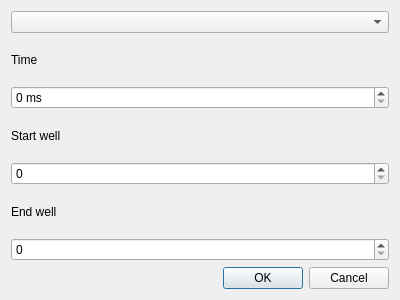
<?xml version="1.0" encoding="UTF-8"?>
<ui version="4.0">
 <class>addTray</class>
 <widget class="QDialog" name="addTray">
  <property name="geometry">
   <rect>
    <x>0</x>
    <y>0</y>
    <width>400</width>
    <height>300</height>
   </rect>
  </property>
  <property name="windowTitle">
   <string>Dialog</string>
  </property>
  <layout class="QVBoxLayout" name="verticalLayout_2">
   <item>
    <widget class="QComboBox" name="comboBox"/>
   </item>
   <item>
    <widget class="QLabel" name="label">
     <property name="text">
      <string>Time</string>
     </property>
    </widget>
   </item>
   <item>
    <widget class="QSpinBox" name="timeSpinbox">
     <property name="suffix">
      <string> ms</string>
     </property>
    </widget>
   </item>
   <item>
    <widget class="QLabel" name="label_2">
     <property name="text">
      <string>Start well</string>
     </property>
    </widget>
   </item>
   <item>
    <widget class="QSpinBox" name="startSpinbox"/>
   </item>
   <item>
    <widget class="QLabel" name="label_3">
     <property name="text">
      <string>End well</string>
     </property>
    </widget>
   </item>
   <item>
    <widget class="QSpinBox" name="endSpinbox"/>
   </item>
   <item>
    <widget class="QDialogButtonBox" name="confirm">
     <property name="orientation">
      <enum>Qt::Horizontal</enum>
     </property>
     <property name="standardButtons">
      <set>QDialogButtonBox::Cancel|QDialogButtonBox::Ok</set>
     </property>
    </widget>
   </item>
  </layout>
 </widget>
 <resources/>
 <connections>
  <connection>
   <sender>confirm</sender>
   <signal>accepted()</signal>
   <receiver>addTray</receiver>
   <slot>accept()</slot>
   <hints>
    <hint type="sourcelabel">
     <x>248</x>
     <y>254</y>
    </hint>
    <hint type="destinationlabel">
     <x>157</x>
     <y>274</y>
    </hint>
   </hints>
  </connection>
  <connection>
   <sender>confirm</sender>
   <signal>rejected()</signal>
   <receiver>addTray</receiver>
   <slot>reject()</slot>
   <hints>
    <hint type="sourcelabel">
     <x>316</x>
     <y>260</y>
    </hint>
    <hint type="destinationlabel">
     <x>286</x>
     <y>274</y>
    </hint>
   </hints>
  </connection>
 </connections>
</ui>
